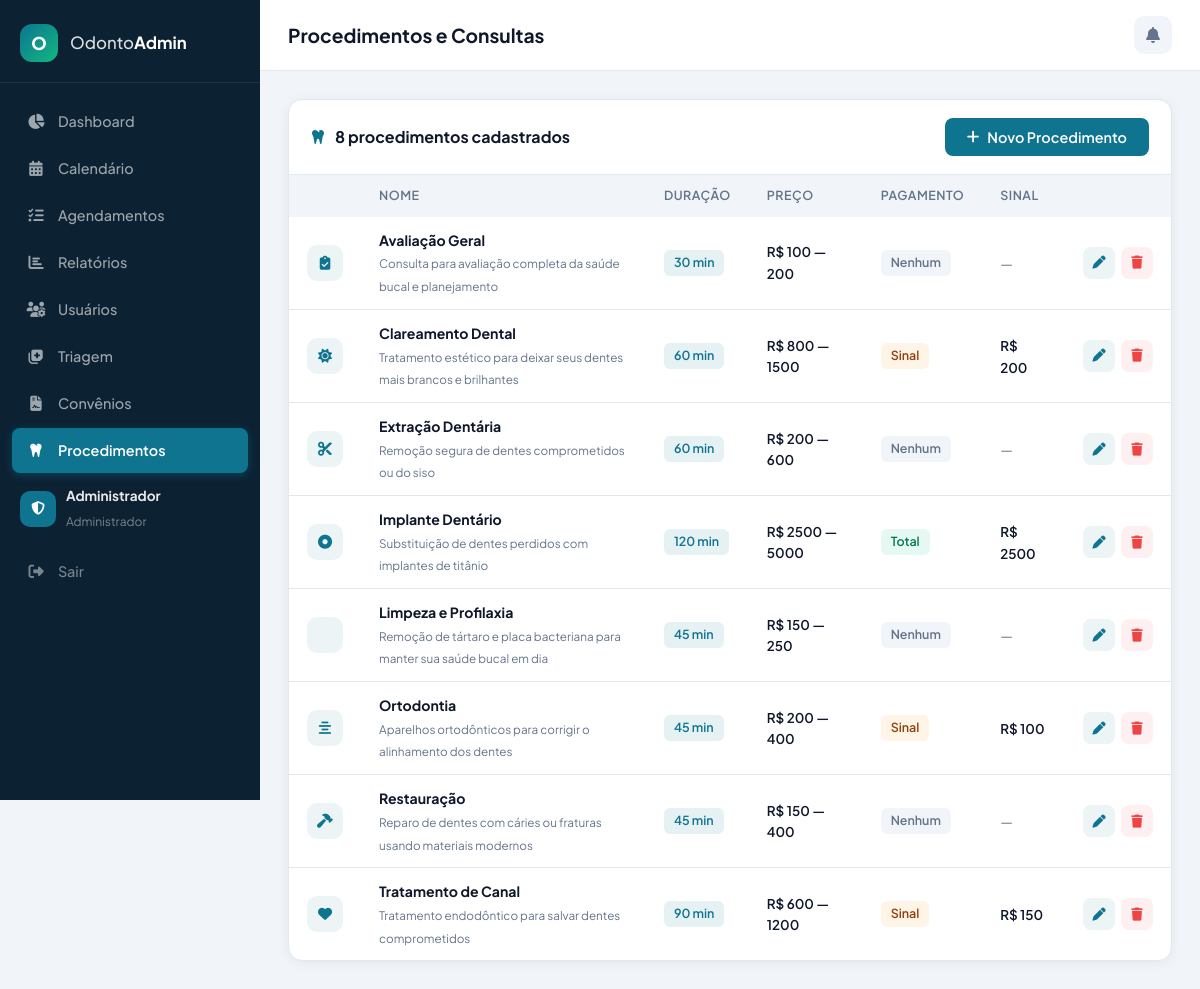
The page /admin/procedimentos (signed in) on the database its author committed.
### tables this page shows
CREATE TABLE especialidades (
            id TEXT PRIMARY KEY,
            nome TEXT NOT NULL,
            descricao TEXT,
            icone TEXT DEFAULT 'fa-tooth',
            duracao INTEGER DEFAULT 30,
            preco_min REAL DEFAULT 0,
            preco_max REAL DEFAULT 0,
            requer_pagamento TEXT DEFAULT 'nenhum',
            valor_sinal REAL DEFAULT 0
        );

### app.py (the view)
@app.route("/admin/procedimentos")
@admin_required
def admin_especialidades():
    conn = get_db()
    esps = conn.execute("SELECT * FROM especialidades ORDER BY nome").fetchall()
    conn.close()
    return render_template("admin_especialidades.html",
        especialidades=[dict(e) for e in esps],
        nao_lidas=_admin_nao_lidas(get_db()), user=_admin_user())

### app.py (called while the page is built)
def get_db():
    conn = sqlite3.connect(DB_PATH)
    conn.row_factory = sqlite3.Row
    conn.execute("PRAGMA journal_mode=WAL")
    conn.execute("PRAGMA foreign_keys=ON")
    return conn

def admin_required(f):
    @wraps(f)
    def decorated(*args, **kwargs):
        if 'user_id' not in session or session.get('papel') != 'admin':
            return redirect(url_for('login_page'))
        return f(*args, **kwargs)
    return decorated

def _admin_user():
    return {"nome": session["user_nome"], "papel": session["papel"], "foto": session.get("user_foto")}

def _admin_nao_lidas(conn):
    return conn.execute(
        "SELECT COUNT(*) FROM notificacoes WHERE usuario_id=? AND lida=0", (session["user_id"],)
    ).fetchone()[0]

### templates/admin_especialidades.html (shortened to what this page needs)
{% extends "base_admin.html" %}
{% block page_title %}Procedimentos e Consultas{% endblock %}
{% block content %}
<div class="adm-card">
    <div class="adm-card-header">
        <h2><i class="fas fa-tooth"></i> {{ especialidades|length }} procedimentos cadastrados</h2>
        <button class="adm-btn primary" onclick="openEspModal()">
            <i class="fas fa-plus"></i> Novo Procedimento
        </button>
    </div>
    <div class="adm-table-wrap">
        <table class="adm-table">
            <thead>
                <tr>
                    <th></th>
                    <th>Nome</th>
                    <th>Duração</th>
                    <th>Preço</th>
                    <th>Pagamento</th>
                    <th>Sinal</th>
                    <th></th>
                </tr>
            </thead>
            <tbody>
                {% for e in especialidades %}
                <tr data-id="{{ e.id }}"
                    data-nome="{{ e.nome }}"
                    data-descricao="{{ e.descricao or '' }}"
                    data-icone="{{ e.icone or 'fa-tooth' }}"
                    data-duracao="{{ e.duracao }}"
                    data-preco-min="{{ e.preco_min }}"
                    data-preco-max="{{ e.preco_max }}"
                    data-requer-pagamento="{{ e.requer_pagamento or 'nenhum' }}"
                    data-valor-sinal="{{ e.valor_sinal }}">
                    <td style="width:40px;text-align:center;">
                        <div style="width:36px;height:36px;border-radius:10px;background:rgba(14,116,144,.08);display:flex;align-items:center;justify-content:center;color:var(--adm-primary);">
                            <i class="fas {{ e.icone or 'fa-tooth' }}"></i>
                        </div>
                    </td>
                    <td>
                        <strong>{{ e.nome }}</strong>
                        {% if e.descricao %}<br><small style="color:var(--adm-text-sec);">{{ e.descricao }}</small>{% endif %}
                    </td>
                    <td><span class="adm-badge bg-primary">{{ e.duracao }} min</span></td>
                    <td>
                        <div style="font-size:.84rem;font-weight:600;">R$ {{ "%.0f"|format(e.preco_min) }}{% if e.preco_max > e.preco_min %} — {{ "%.0f"|format(e.preco_max) }}{% endif %}</div>
                    </td>
                    <td>
                        {% if e.requer_pagamento == 'nenhum' %}
                            <span class="adm-badge bg-muted">Nenhum</span>
                        {% elif e.requer_pagamento == 'sinal' %}
                            <span class="adm-badge bg-warn">Sinal</span>
                        {% elif e.requer_pagamento == 'total' %}
                            <span class="adm-badge bg-accent">Total</span>
                        {% endif %}
                    </td>
                    <td>
                        {% if e.valor_sinal > 0 %}
                            <span style="font-weight:600;font-size:.84rem;">R$ {{ "%.0f"|format(e.valor_sinal) }}</span>
                        {% else %}
                            <span style="color:var(--adm-text-sec);">—</span>
                        {% endif %}
                    </td>
                    <td style="width:80px;">
                        <div class="adm-actions">
                            <button class="adm-btn-icon primary" title="Editar" onclick="editEsp(this.closest('tr'))">
                                <i class="fas fa-pen"></i>
                            </button>
                            <button class="adm-btn-icon danger" title="Excluir" onclick="deleteEsp('{{ e.id }}', '{{ e.nome }}')">
                                <i class="fas fa-trash"></i>
                            </button>
                        </div>
                    </td>
                </tr>
                {% endfor %}
            </tbody>
        </table>
    </div>
</div>
{% endblock %}

### static/css/admin.css (style rules this page uses)
:root { --adm-primary: #0e7490; --adm-primary-light: #22d3ee; --adm-accent: #10b981; --adm-accent-light: #34d399; --adm-danger: #ef4444; --adm-warn: #f59e0b; --adm-bg: #f1f5f9; --adm-bg-card: #ffffff; --adm-sidebar-bg: #0c2233; --adm-sidebar-hover: #13344d; --adm-sidebar-active: #0e7490; --adm-text: #0f172a; --adm-text-sec: #64748b; --adm-border: #e2e8f0; --adm-radius: 14px; --adm-radius-sm: 8px; --adm-shadow: 0 2px 12px rgba(0,0,0,.06); --adm-transition: .2s ease; --adm-sidebar-w: 260px; }
*, *::before, *::after { box-sizing: border-box; margin: 0; padding: 0; }
html { scroll-behavior: smooth; }
body { font-family: 'Plus Jakarta Sans', 'Inter', system-ui, sans-serif; color: var(--adm-text); background: var(--adm-bg); line-height: 1.6; -webkit-font-smoothing: antialiased; }
button { cursor: pointer; font-family: inherit; }
.adm-card { background: var(--adm-bg-card); border-radius: var(--adm-radius); box-shadow: var(--adm-shadow); border: 1px solid var(--adm-border); margin-bottom: 24px; overflow: hidden; }
.adm-card-header { display: flex; align-items: center; justify-content: space-between; padding: 18px 22px; border-bottom: 1px solid var(--adm-border); }
.adm-card-header h2 { font-size: 1rem; font-weight: 700; display: flex; align-items: center; gap: 10px; }
.adm-card-header h2 i { color: var(--adm-primary); }
.adm-table-wrap { overflow-x: auto; }
.adm-table { width: 100%; border-collapse: collapse; font-size: .88rem; }
.adm-table th { text-align: left; padding: 11px 18px; font-weight: 600; color: var(--adm-text-sec); font-size: .78rem; text-transform: uppercase; letter-spacing: .04em; background: var(--adm-bg); white-space: nowrap; }
.adm-table td { padding: 12px 18px; border-bottom: 1px solid var(--adm-border); vertical-align: middle; }
.adm-table tr:last-child td { border-bottom: none; }
.adm-badge { display: inline-flex; align-items: center; gap: 5px; padding: 3px 10px; border-radius: 6px; font-size: .78rem; font-weight: 600; white-space: nowrap; }
.bg-primary { background: rgba(14,116,144,.1); color: var(--adm-primary); }
.bg-accent { background: rgba(16,185,129,.1); color: #047857; }
.bg-warn { background: rgba(245,158,11,.1); color: #92400e; }
.bg-muted { background: var(--adm-bg); color: var(--adm-text-sec); }
.adm-actions { display: flex; gap: 6px; }
.adm-btn-icon { width: 32px; height: 32px; border-radius: 8px; border: none; display: flex; align-items: center; justify-content: center; font-size: .82rem; transition: all var(--adm-transition); }
.adm-btn-icon.danger { background: rgba(239,68,68,.08); color: var(--adm-danger); }
.adm-btn-icon.primary { background: rgba(14,116,144,.08); color: var(--adm-primary); }
.adm-btn { display: inline-flex; align-items: center; gap: 8px; padding: 10px 22px; border-radius: var(--adm-radius-sm); font-size: .9rem; font-weight: 600; border: none; transition: all var(--adm-transition); }
.adm-btn.primary { background: var(--adm-primary); color: #fff; }

### rows shown on the page
especialidades: nome "Avaliação Geral", descricao "Consulta para avaliação completa da saúde bucal e planejamento", duracao "30", preco_min "100", preco_max "200", requer_pagamento "Nenhum"
especialidades: nome "Clareamento Dental", descricao "Tratamento estético para deixar seus dentes mais brancos e brilhantes", duracao "60", preco_min "800", preco_max "1500", requer_pagamento "Sinal", valor_sinal "200"
especialidades: nome "Extração Dentária", descricao "Remoção segura de dentes comprometidos ou do siso", duracao "60", preco_min "200", preco_max "600", requer_pagamento "Nenhum"
especialidades: nome "Implante Dentário", descricao "Substituição de dentes perdidos com implantes de titânio", duracao "120", preco_min "2500", preco_max "5000", requer_pagamento "Total", valor_sinal "2500"
especialidades: nome "Limpeza e Profilaxia", descricao "Remoção de tártaro e placa bacteriana para manter sua saúde bucal em dia", duracao "45", preco_min "150", preco_max "250", requer_pagamento "Nenhum"
especialidades: nome "Ortodontia", descricao "Aparelhos ortodônticos para corrigir o alinhamento dos dentes", duracao "45", preco_min "200", preco_max "400", requer_pagamento "Sinal", valor_sinal "100"
especialidades: nome "Restauração", descricao "Reparo de dentes com cáries ou fraturas usando materiais modernos", duracao "45", preco_min "150", preco_max "400", requer_pagamento "Nenhum"
especialidades: nome "Tratamento de Canal", descricao "Tratamento endodôntico para salvar dentes comprometidos", duracao "90", preco_min "600", preco_max "1200", requer_pagamento "Sinal", valor_sinal "150"

### other values the page prints
{{ user.nome }} "Administrador"
{{ especialidades|length }} "8"
